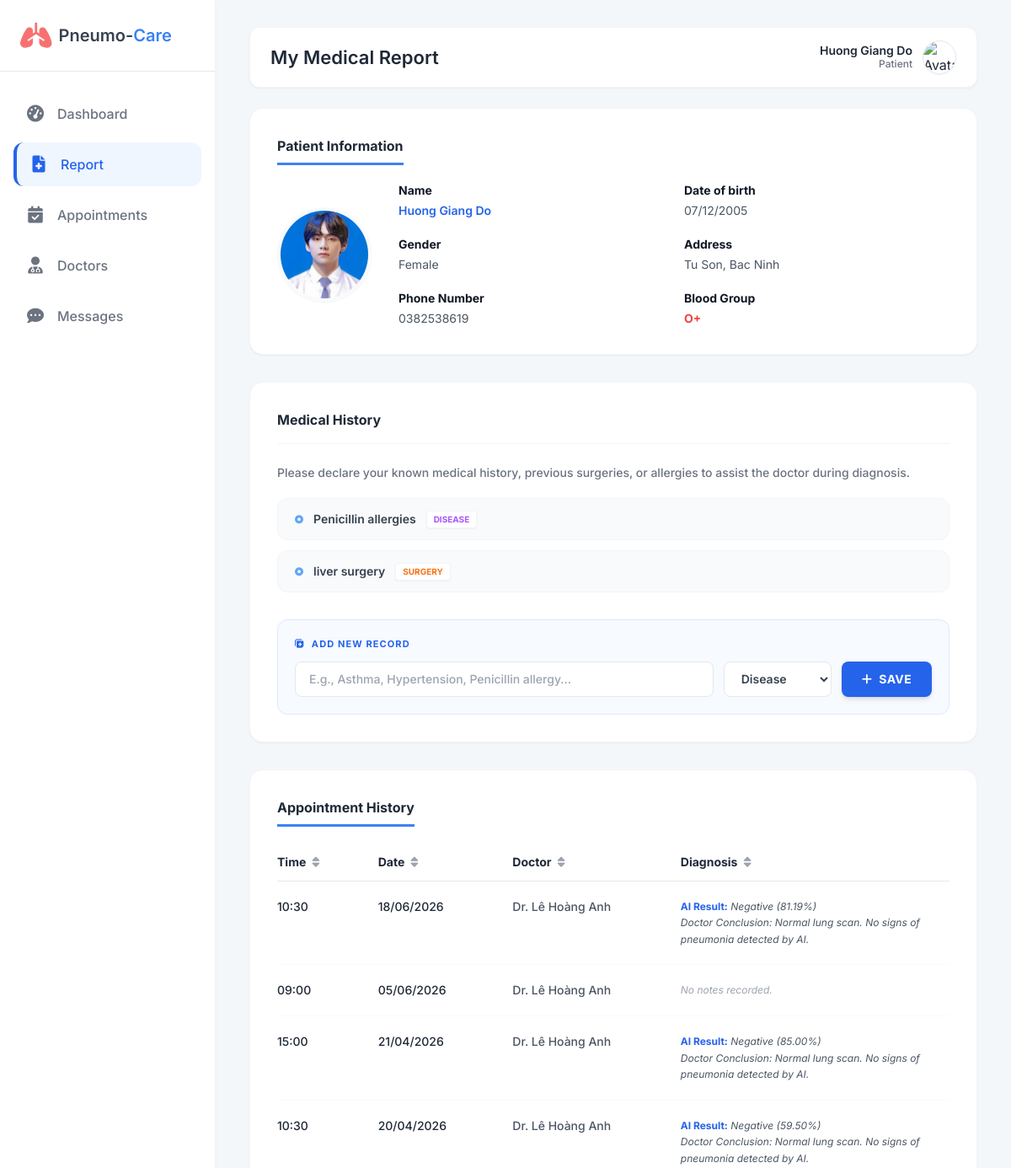
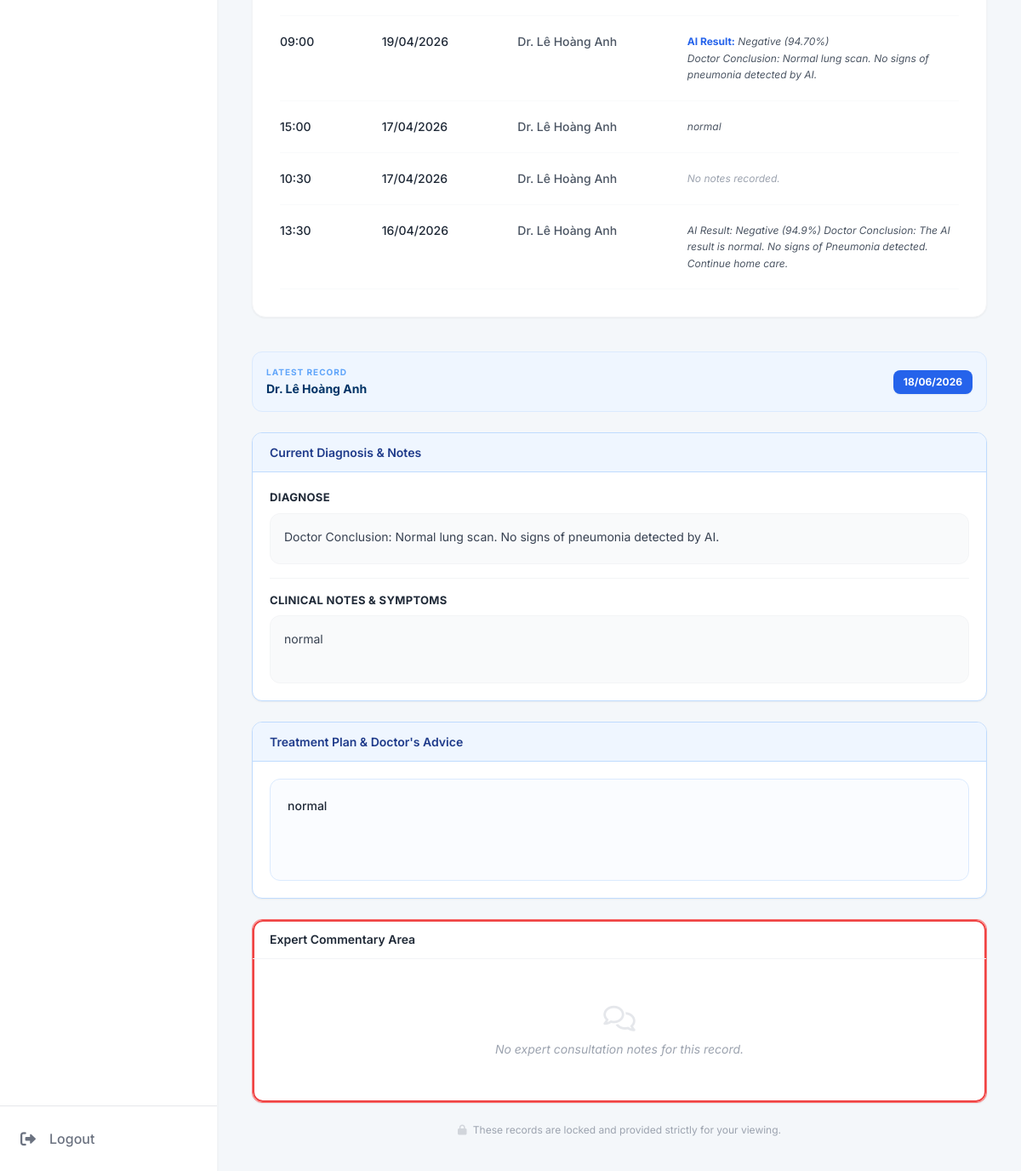
/pneumocare/pat_report.php (signed in), run on the app's committed database (2 pictures, top to bottom).
### tables this page shows
CREATE TABLE `Patient_Profiles` (
  `patient_id` int(11) NOT NULL,
  `date_of_birth` date NOT NULL,
  `gender` enum('Male','Female','Other') DEFAULT NULL,
  `blood_group` varchar(5) DEFAULT NULL,
  `phone_number` varchar(20) DEFAULT NULL,
  `address` text DEFAULT NULL,
  `identity_card_number` varchar(20) DEFAULT NULL,
  `violations` int(11) NOT NULL DEFAULT 0
);

CREATE TABLE `Users` (
  `user_id` int(11) NOT NULL,
  `email` varchar(100) NOT NULL,
  `password_hash` varchar(255) NOT NULL,
  `full_name` varchar(100) NOT NULL,
  `role` enum('Admin','Doctor','Patient') NOT NULL,
  `avatar_url` text DEFAULT NULL,
  `is_active` tinyint(1) DEFAULT 1,
  `created_at` timestamp NOT NULL DEFAULT current_timestamp()
);

CREATE TABLE `Medical_History` (
  `history_id` int(11) NOT NULL,
  `patient_id` int(11) DEFAULT NULL,
  `condition_name` text NOT NULL,
  `type` enum('Disease','Surgery') DEFAULT NULL,
  `date_recorded` date DEFAULT NULL
);

CREATE TABLE `Appointments` (
  `appointment_id` int(11) NOT NULL,
  `patient_id` int(11) DEFAULT NULL,
  `doctor_id` int(11) DEFAULT NULL,
  `appointment_date` date NOT NULL,
  `appointment_time` time NOT NULL,
  `patient_symptoms_note` text DEFAULT NULL,
  `status` enum('Scheduled','In Progress','Completed','Cancelled','No-Show') DEFAULT 'Scheduled',
  `fee_status` enum('Paid','Unpaid') DEFAULT 'Unpaid',
  `payment_method` enum('Tiền mặt','Chuyển khoản') DEFAULT NULL,
  `created_at` timestamp NOT NULL DEFAULT current_timestamp(),
  `patient_notes` text DEFAULT NULL,
  `ai_prediction_label` varchar(50) DEFAULT NULL,
  `ai_confidence_score` decimal(5,2) DEFAULT NULL,
  `treatment_plan` text DEFAULT NULL
);

### pneumocare/pat_report.php (the view, shortened to what the rows shown need)
<?php
require 'db.php';
$patientId = $_SESSION['user_id'];
$latestAppt = null;
$apptHistory = [];
$expertComments = [];
$medicalHistory = [];
$patientInfo = null;
try {
    $stmtInfo = $pdo->prepare("SELECT u.full_name, u.avatar_url, pp.* FROM Users u JOIN Patient_Profiles pp ON u.user_id = pp.patient_id WHERE u.user_id = ?");
    $stmtInfo->execute([$patientId]);
    $patientInfo = $stmtInfo->fetch();
    $stmtMed = $pdo->prepare("SELECT * FROM Medical_History WHERE patient_id = ? ORDER BY date_recorded DESC");
    $stmtMed->execute([$patientId]);
    $medicalHistory = $stmtMed->fetchAll();
    $stmtHistory = $pdo->prepare("
        SELECT a.*, u_d.full_name as doctor_name
        FROM Appointments a
        JOIN Users u_d ON a.doctor_id = u_d.user_id
        WHERE a.patient_id = ? AND a.status = 'Completed'
        ORDER BY a.appointment_date DESC, a.appointment_time DESC
    ");
    $stmtHistory->execute([$patientId]);
    $apptHistory = $stmtHistory->fetchAll();
    if (!empty($apptHistory)) {
        $latestAppt = $apptHistory[0];
        $stmtCmt = $pdo->prepare("SELECT ec.*, u.full_name as doc_name FROM Expert_Comments ec JOIN Users u ON ec.doctor_id = u.user_id WHERE ec.appointment_id = ? ORDER BY ec.created_at ASC");
        $stmtCmt->execute([$latestAppt['appointment_id']]);
        $expertComments = $stmtCmt->fetchAll();
    }
} catch (PDOException $e) {
    die("Lỗi Database: " . $e->getMessage());
}
?>
<!DOCTYPE html>
<html lang="vi">
<head>
    <script src="https://cdn.tailwindcss.com"></script>
    <link href="https://cdnjs.cloudflare.com/ajax/libs/font-awesome/6.0.0/css/all.min.css" rel="stylesheet">
</head>
<body class="flex h-screen overflow-hidden text-gray-800">
<div class="flex w-full h-full relative">
    <aside class="w-64 bg-white border-r border-gray-100 flex flex-col h-full shadow-sm z-10">
        <div class="flex items-center gap-2 p-6 border-b">
            <h1 class="text-xl font-semibold text-gray-700">Pneumo-<span class="text-blue-500">Care</span></h1>
        </div>
    </aside>
    <main class="main-content bg-[#f4f7fa]">
        <div class="topbar-wrapper flex-shrink-0">
            <header class="topbar">
                <h1>My Medical Report</h1>
            </header>
        </div>
        <div class="content-area max-w-7xl mx-auto w-full">
            <div class="grid grid-cols-1 xl:grid-cols-12 gap-10 w-full">
                <div class="xl:col-span-7 space-y-8">
                    <div class="bg-white rounded-2xl shadow-sm border border-gray-100 p-8">
                        <div class="flex gap-8 items-center">
                            <div class="flex-1 grid grid-cols-2 gap-y-5 gap-x-6 text-sm">
                                <div class="flex flex-col"><span class="text-gray-900 font-bold mb-1">Name</span><span class="text-blue-600 font-semibold"><?php echo htmlspecialchars($patientInfo['full_name']); ?></span></div>
                                <div class="flex flex-col"><span class="text-gray-900 font-bold mb-1">Date of birth</span><span class="text-gray-600"><?php echo date('d/m/Y', strtotime($patientInfo['date_of_birth'])); ?></span></div>
                                <div class="flex flex-col"><span class="text-gray-900 font-bold mb-1">Gender</span><span class="text-gray-600"><?php echo htmlspecialchars($patientInfo['gender']); ?></span></div>
                                <div class="flex flex-col"><span class="text-gray-900 font-bold mb-1">Address</span><span class="text-gray-600"><?php echo htmlspecialchars($patientInfo['address'] ?? 'N/A'); ?></span></div>
                                <div class="flex flex-col"><span class="text-gray-900 font-bold mb-1">Phone Number</span><span class="text-gray-600"><?php echo htmlspecialchars($patientInfo['phone_number']); ?></span></div>
                                <div class="flex flex-col"><span class="text-gray-900 font-bold mb-1">Blood Group</span><span class="font-bold text-red-500"><?php echo htmlspecialchars($patientInfo['blood_group'] ?? 'N/A'); ?></span></div>
                            </div>
                        </div>
                    </div>
                    <div class="bg-white rounded-2xl shadow-sm border border-gray-100 p-8">
                        <div class="space-y-3 mb-8">
                            <?php if(empty($medicalHistory)): ?>
                                <div class="bg-gray-50 border border-dashed border-gray-200 rounded-xl p-4 text-center text-sm text-gray-400 italic">No medical history recorded yet.</div>
                            <?php else: ?>
                                <?php foreach($medicalHistory as $mh): ?>
                                    <div class="flex items-center justify-between bg-gray-50 border border-gray-100 rounded-xl p-3 px-5 group hover:bg-white hover:shadow-sm transition-all">
                                        <div class="flex items-center gap-3">
                                            <i class="fa-solid fa-circle-dot text-blue-400 text-[10px]"></i>
                                            <span class="text-sm font-semibold text-gray-700"><?php echo htmlspecialchars($mh['condition_name']); ?></span>
                                            <span class="text-[10px] uppercase font-bold <?php echo $mh['type'] == 'Disease' ? 'text-purple-500' : 'text-orange-500'; ?> bg-white px-2 py-0.5 rounded border border-gray-100 shadow-sm"><?php echo $mh['type']; ?></span>
                                        </div>
                                    </div>
                                <?php endforeach; ?>
                            <?php endif; ?>
                        </div>
                    </div>
                    <div class="bg-white rounded-2xl shadow-sm border border-gray-100 p-8">
                        <div class="overflow-x-auto">
                            <table class="w-full text-sm text-left">
                                <thead>
                                    <tr class="text-gray-800 border-b border-gray-200">
                                        <th class="py-3 font-bold w-[15%]">Time <i class="fa-solid fa-sort text-gray-400 ml-1"></i></th>
                                        <th class="py-3 font-bold w-[20%]">Date <i class="fa-solid fa-sort text-gray-400 ml-1"></i></th>
                                        <th class="py-3 font-bold w-[25%]">Doctor <i class="fa-solid fa-sort text-gray-400 ml-1"></i></th>
                                        <th class="py-3 font-bold w-[40%]">Diagnosis <i class="fa-solid fa-sort text-gray-400 ml-1"></i></th>
                                    </tr>
                                </thead>
                                <tbody class="text-gray-600">
                                    <?php if(empty($apptHistory)): ?>
                                        <tr><td colspan="4" class="py-10 text-center text-gray-400 italic">No completed appointments found.</td></tr>
                                    <?php else: ?>
                                        <?php foreach($apptHistory as $h): ?>
                                        <tr class="border-b border-gray-50 align-top hover:bg-gray-50/50 transition-colors">
                                            <td class="py-5 font-medium text-gray-800"><?php echo date('H:i', strtotime($h['appointment_time'])); ?></td>
                                            <td class="py-5 font-medium text-gray-800"><?php echo date('d/m/Y', strtotime($h['appointment_date'])); ?></td>
                                            <td class="py-5 font-medium">Dr. <?php echo htmlspecialchars($h['doctor_name']); ?></td>
                                            <td class="py-5 text-xs leading-relaxed italic">
                                                <?php
                                                    if (!empty($h['ai_prediction_label'])) echo "<strong class='text-blue-600 not-italic'>AI Result:</strong> " . $h['ai_prediction_label'] . " (" . $h['ai_confidence_score'] . "%)<br>";
                                                    echo !empty($h['patient_notes']) ? htmlspecialchars($h['patient_notes']) : '<span class="text-gray-400">No notes recorded.</span>';
                                                ?>
                                            </td>
                                        </tr>
                                        <?php endforeach; ?>
                                    <?php endif; ?>
                                </tbody>
                            </table>
                        </div>
                    </div>
                </div>
                <div class="xl:col-span-5 space-y-6">
                    <?php if(!$latestAppt): ?>
                        <div class="bg-white rounded-2xl shadow-sm border border-gray-100 p-10 text-center h-full flex flex-col justify-center items-center">
                            <i class="fa-solid fa-folder-open text-4xl text-gray-200 mb-4"></i>
                            <h3 class="text-lg font-bold text-gray-400">No Medical Records</h3>
                            <p class="text-sm text-gray-400 mt-2">Complete an appointment to view your doctor's clinical notes, diagnosis, and treatment plan here.</p>
                        </div>
                    <?php else: ?>
                        <div class="bg-blue-50 border border-blue-100 rounded-xl p-4 flex items-center justify-between">
                            <div>
                                <p class="text-[10px] font-bold text-blue-400 uppercase tracking-widest">Latest Record</p>
                                <p class="font-bold text-[#003366] text-sm mt-0.5">Dr. <?php echo htmlspecialchars($latestAppt['doctor_name']); ?></p>
                            </div>
                            <span class="bg-blue-600 text-white font-bold text-xs px-3 py-1.5 rounded-lg shadow-sm">
                                <?php echo date('d/m/Y', strtotime($latestAppt['appointment_date'])); ?>
                            </span>
                        </div>
                        <div class="blue-border-box shadow-sm">
                            <div class="blue-border-header">Current Diagnosis & Notes</div>
                            <div class="p-5 space-y-4">
                                <div>
                                    <label class="block font-bold text-gray-800 text-[13px] uppercase tracking-wide mb-2">Diagnose</label>
                                    <div class="w-full bg-gray-50 border border-gray-100 rounded-xl p-4 text-sm text-gray-700 min-h-[60px] leading-relaxed">
                                        <?php echo !empty($latestAppt['patient_notes']) ? nl2br(htmlspecialchars($latestAppt['patient_notes'])) : '<span class="text-gray-400 italic">No diagnosis provided.</span>'; ?>
                                    </div>
                                </div>
                                <hr class="border-gray-100">
                                <div>
                                    <label class="block font-bold text-gray-800 text-[13px] uppercase tracking-wide mb-2">Clinical Notes & Symptoms</label>
                                    <div class="w-full bg-gray-50 border border-gray-100 rounded-xl p-4 text-sm text-gray-700 min-h-[80px] leading-relaxed">
                                        <?php echo !empty($latestAppt['patient_symptoms_note']) ? nl2br(htmlspecialchars($latestAppt['patient_symptoms_note'])) : '<span class="text-gray-400 italic">No clinical notes recorded.</span>'; ?>
                                    </div>
                                </div>
                            </div>
                        </div>
                        <div class="blue-border-box shadow-sm">
                            <div class="blue-border-header">Treatment Plan & Doctor's Advice</div>
                            <div class="p-5">
                                <div class="w-full bg-blue-50/30 border border-blue-100 rounded-xl p-5 text-sm text-gray-800 min-h-[120px] leading-relaxed font-medium">
                                    <?php echo !empty($latestAppt['treatment_plan']) ? nl2br(htmlspecialchars($latestAppt['treatment_plan'])) : '<span class="text-gray-400 italic font-normal">No treatment plan provided.</span>'; ?>
                                </div>
                            </div>
                        </div>
                        <div class="blue-border-box !border-red-400 mt-8 relative shadow-sm">
                            <div class="absolute inset-0 border-2 border-red-500 rounded-xl pointer-events-none"></div>
                            <div class="blue-border-header !bg-transparent !border-b-gray-100 !text-gray-800 relative z-10 flex items-center justify-between">
                                <span>Expert Commentary Area</span>
                            </div>
                            <div class="p-5 relative z-10 flex flex-col max-h-[300px] overflow-y-auto no-scrollbar">
                                <?php if(empty($expertComments)): ?>
                                    <div class="text-center py-8">
                                        <i class="fa-regular fa-comments text-3xl text-gray-200 mb-2"></i>
                                        <p class="text-sm text-gray-400 italic">No expert consultation notes for this record.</p>
                                    </div>
                                <?php endif; ?>
                            </div>
                        </div>
                        <p class="text-center text-xs text-gray-400 mt-3"><i class="fa-solid fa-lock text-gray-300 mr-1"></i> These records are locked and provided strictly for your viewing.</p>
                    <?php endif; ?>
                </div>
            </div>
        </div>
    </main>
</div>
</body>
</html>

### data on the page
patient_profiles: patient_id.full_name "Huong Giang Do", date_of_birth "07/12/2005", gender "Female", address "Tu Son, Bac Ninh", phone_number "0382538619", blood_group "O+"
medical_history: condition_name "Penicillin allergies", type "DISEASE"
medical_history: condition_name "liver surgery", type "SURGERY"
appointments: appointment_time "10:30", appointment_date "18/06/2026", users.full_name "Lê Hoàng Anh", ai_prediction_label "Negative", ai_confidence_score "81.19", patient_notes "Doctor Conclusion: Normal lung scan. No signs of pneumonia detected by AI.", patient_symptoms_note "normal", treatment_plan "normal"
appointments: appointment_time "09:00", appointment_date "05/06/2026", users.full_name "Lê Hoàng Anh", shows "No notes recorded."
appointments: appointment_time "15:00", appointment_date "21/04/2026", users.full_name "Lê Hoàng Anh", ai_prediction_label "Negative", ai_confidence_score "85.00", patient_notes "Doctor Conclusion: Normal lung scan. No signs of pneumonia detected by AI."
appointments: appointment_time "10:30", appointment_date "20/04/2026", users.full_name "Lê Hoàng Anh", ai_prediction_label "Negative", ai_confidence_score "59.50", patient_notes "Doctor Conclusion: Normal lung scan. No signs of pneumonia detected by AI."
appointments: appointment_time "09:00", appointment_date "19/04/2026", users.full_name "Lê Hoàng Anh", ai_prediction_label "Negative", ai_confidence_score "94.70", patient_notes "Doctor Conclusion: Normal lung scan. No signs of pneumonia detected by AI."
appointments: appointment_time "15:00", appointment_date "17/04/2026", users.full_name "Lê Hoàng Anh", patient_notes "normal"
appointments: appointment_time "10:30", appointment_date "17/04/2026", users.full_name "Lê Hoàng Anh", patient_notes "No notes recorded."
appointments: appointment_time "13:30", appointment_date "16/04/2026", users.full_name "Lê Hoàng Anh", patient_notes "AI Result: Negative (94.9%) Doctor Conclusion: The AI result is normal. No signs of Pneumonia detected. Continue home care."
users: full_name "Lê Hoàng Anh"

### other printed values
$patientName "Huong Giang Do"
